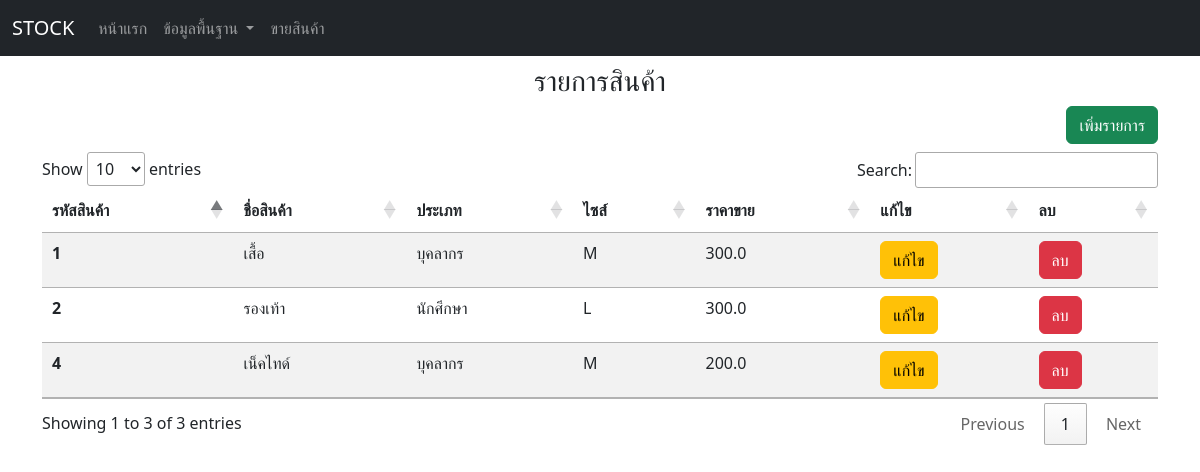
Page /bs_product on the committed database.
### myapp/models.py (models this page shows, shortened)
class STK_PRD(models.Model):
    PRD_NAME = models.CharField(max_length=100)
    TYPE_ID = models.ForeignKey(STK_TYPE, on_delete=models.CASCADE)
    SIZE_ID = models.ForeignKey(STK_SIZE, on_delete=models.CASCADE)
    PRD_NUMB = models.IntegerField(null=True)
    PRD_PRICE = models.FloatField()
    class Meta:
        unique_together = ['PRD_NAME', 'TYPE_ID', 'SIZE_ID']

class STK_TYPE(models.Model):
    TYPE_NAME = models.CharField(max_length=100)

class STK_SIZE(models.Model):
    SIZE_NAME = models.CharField(max_length=100)

### myapp/views.py (the view)
# urls.py: path('bs_product',views.bs_product, name="bs_product"),
def bs_product(request):
    all_STK_PRD_BS = STK_PRD.objects.all()
    return render(request, "bs_product.html", {"all_STK_PRD_BS": all_STK_PRD_BS})

### myapp/templates/bs_product.html (shortened to what this page needs)
{% extends "base.html" %}
{% block content %}
<h3 class="text-center">รายการสินค้า</h3>
<div class="text-end mb-2">
  <a href="/fr_product" type="button" class="btn btn-success">เพิ่มรายการ</a>
</div>
<table id="myTable" class="table table-striped table-hover">
  <thead>
    <tr>
      <th scope="col">รหัสสินค้า</th>
      <th scope="col">ชื่อสินค้า</th>
      <th scope="col">ประเภท</th>
      <th scope="col">ไซส์</th>
      <th scope="col">ราคาขาย</th>
      <th scope="col">แก้ไข</th>
      <th scope="col">ลบ</th>
    </tr>
  </thead>
  <tbody>
    {% for STK_PRD in all_STK_PRD_BS %}
    <tr>
        <th scope="row">{{ STK_PRD.id }}</th>
      <td>{{ STK_PRD.PRD_NAME }}</td>
      <td>{{ STK_PRD.TYPE_ID.TYPE_NAME }}</td>
      <td>{{ STK_PRD.SIZE_ID.SIZE_NAME }}</td>
      <td>{{ STK_PRD.PRD_PRICE }}</td>
      <td><a href="{% url 'ed_product' STK_PRD.id %}" class="btn btn-warning">แก้ไข</a></td>
      <td>
        <form action="{% url 'de_product' STK_PRD.id %}" method="post"
          onsubmit="return confirm('คุณต้องการลบข้อมูลรายการประเภท {{ STK_PRD.PRD_NAME }} ?')">
          <button type="submit" class="btn btn-danger">ลบ</button>
        </form>
      </td>
    </tr>
    {% endfor %}
  </tbody>
</table>
{% endblock %}

### rows in the picture
STK_PRD: id "1", PRD_NAME "เสื้อ", TYPE_ID.TYPE_NAME "บุคลากร", SIZE_ID.SIZE_NAME "M", PRD_PRICE "300.0"
STK_PRD: id "2", PRD_NAME "รองเท้า", TYPE_ID.TYPE_NAME "นักศึกษา", SIZE_ID.SIZE_NAME "L", PRD_PRICE "300.0"
STK_PRD: id "4", PRD_NAME "เน็คไทด์", TYPE_ID.TYPE_NAME "บุคลากร", SIZE_ID.SIZE_NAME "M", PRD_PRICE "200.0"
